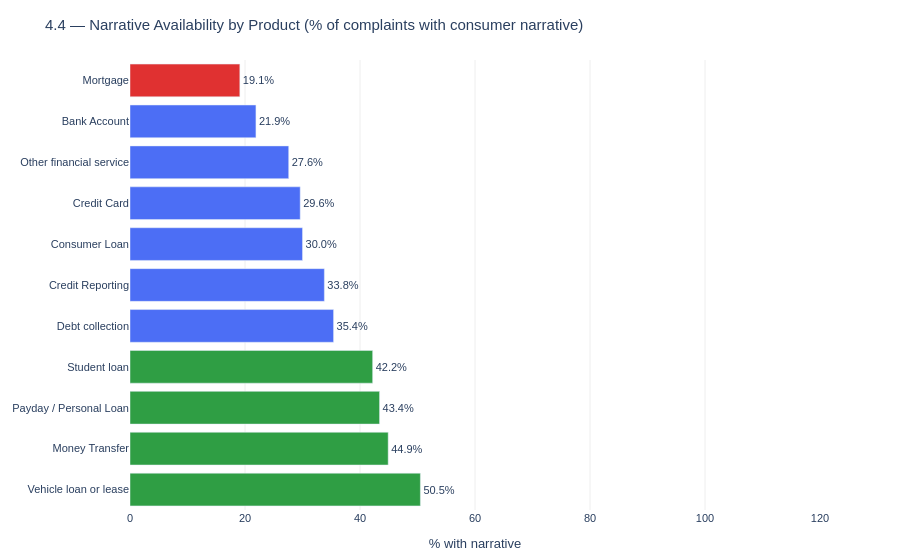

Notebook cell for this chart:
### Markdown cell above
### 4.4 Narrative Availability by Product

Only ~30% of complaints include a free-text consumer narrative. Availability varies by product. Any NLP or text-mining use case will be working with a non-random subset of complaints — consumers who opted in may differ systematically from those who did not.

### Code cell
narrative = (
    df_clean
    .with_columns((pl.col("Consumer complaint narrative").is_not_null()).alias("has_narrative"))
    .group_by("Product")
    .agg(pl.col("has_narrative").mean())
    .sort("has_narrative", descending=True)
)

products = [p[:35] for p in narrative["Product"].to_list()]
rates    = [round(v * 100, 1) for v in narrative["has_narrative"].to_list()]
colors   = ["#2F9E44" if v >= 40 else "#4C6EF5" if v >= 20 else "#E03131" for v in rates]

fig = go.Figure(go.Bar(
    x=rates, y=products, orientation='h',
    marker_color=colors,
    text=[f"{v}%" for v in rates],
    textposition="outside",
))
fig.update_layout(
    title="4.4 — Narrative Availability by Product (% of complaints with consumer narrative)",
    xaxis_title="% with narrative",
    plot_bgcolor="white", paper_bgcolor="white",
    font=dict(family="Arial", size=11),
    margin=dict(l=20, r=80, t=60, b=20),
    xaxis=dict(range=[0, 120], showgrid=True, gridcolor="#eeeeee"),
    yaxis=dict(automargin=True),
)
fig.show()

### Figure 1 — Plotly figure (JSON) as saved in the notebook; plotly's stock layout.template omitted (floating-point values rounded to 4 significant figures)
{"data": [{"marker": {"color": ["#2F9E44", "#2F9E44", "#2F9E44", "#2F9E44", "#4C6EF5", "#4C6EF5", "#4C6EF5", "#4C6EF5", "#4C6EF5", "#4C6EF5", "#E03131"]}, "orientation": "h", "text": ["50.5%", "44.9%", "43.4%", "42.2%", "35.4%", "33.8%", "30.0%", "29.6%", "27.6%", "21.9%", "19.1%"], "textposition": "outside", "type": "bar", "x": [50.5, 44.9, 43.4, 42.2, 35.4, 33.8, 30, 29.6, 27.6, 21.9, 19.1], "y": ["Vehicle loan or lease", "Money Transfer", "Payday / Personal Loan", "Student loan", "Debt collection", "Credit Reporting", "Consumer Loan", "Credit Card", "Other financial service", "Bank Account", "Mortgage"]}], "layout": {"font": {"family": "Arial", "size": 11}, "margin": {"b": 20, "l": 20, "r": 80, "t": 60}, "paper_bgcolor": "white", "plot_bgcolor": "white", "title": {"text": "4.4 — Narrative Availability by Product (% of complaints with consumer narrative)"}, "xaxis": {"gridcolor": "#eeeeee", "range": [0, 120], "showgrid": true, "title": {"text": "% with narrative"}}, "yaxis": {"automargin": true}}}
